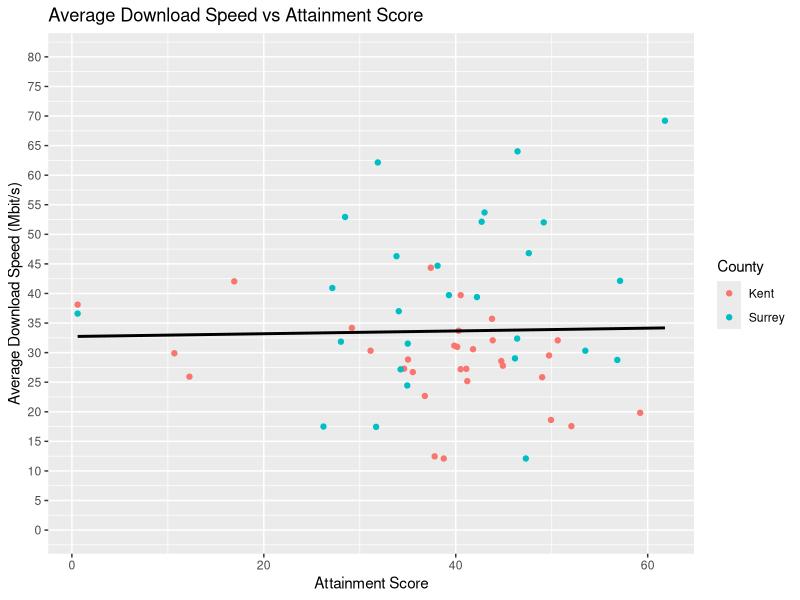

The R script that drew this image:
library(tidyverse)
library(dplyr)
library(lubridate)
library(ggplot2)

setwd("C:/Users/hacki/OneDrive/Desktop/Ronit_Bhujel_220050")

#importing the cleaned broadband speed
cleaned_broadband_speed= read_csv('Cleaned Data/Cleaned Broadband Speed.csv') 

#importing the cleaned school dataset
cleaned_school_dataset= read_csv('Cleaned Data/Cleaned School.csv')

#grouping broadband speed by town and county and finding average download speed for each group
grouped_broadband_speeds = cleaned_broadband_speed %>%
  group_by(`Town/City`,County) %>%
  mutate(`Town/City`= tolower(`Town/City`)) %>%  #converting the town from to all lowercase
  summarise(`Average download speed (Mbit/s)`= mean(`Average download speed (Mbit/s)`))

#grouping school data by town and county and finding average score for each group
grouped_school_dataset = cleaned_school_dataset %>%
  group_by(`Town`,County) %>%
  mutate(Town= tolower(Town)) %>%  #converting the town from to all lowercase
  summarise(`Attainment Score`=mean(`Attainment Score`))

#joining broadband data and school data in a single table
broadband_attainment_data = grouped_broadband_speeds %>% 
  left_join(grouped_school_dataset,by=c("Town/City"="Town")) %>% 
  na.omit #removing rows with null value

#creating a linear model 
l_model = lm(data=broadband_attainment_data, `Average download speed (Mbit/s)`~`Attainment Score`) #this model predicts Average download speed as a function of Drug offence rate

#showing summary of the Linear Model
summary(l_model) 

#creating the linear model graph
ggplot(broadband_attainment_data,aes(x=`Attainment Score`,y=`Average download speed (Mbit/s)`)) +
  scale_y_continuous(limits=c(0,80), breaks = seq(0,80,5))+ #setting limits and breaks
  geom_point(data = filter(broadband_attainment_data,County.x=="KENT"),aes(color=c("Red"="Kent")))+ #setting color as red for Kent's data point
  geom_point(data = filter(broadband_attainment_data,County.x=="SURREY"), aes(color=c("Blue"="Surrey"))) + #setting color as blue for Surrey's data point
  geom_smooth(method=lm,se=FALSE,color="black")+ #adding linear regression line and omitting error bands 
  labs(x="Attainment Score",
       y="Average Download Speed (Mbit/s)",
       title="Average Download Speed vs Attainment Score",color="County") #setting labels
